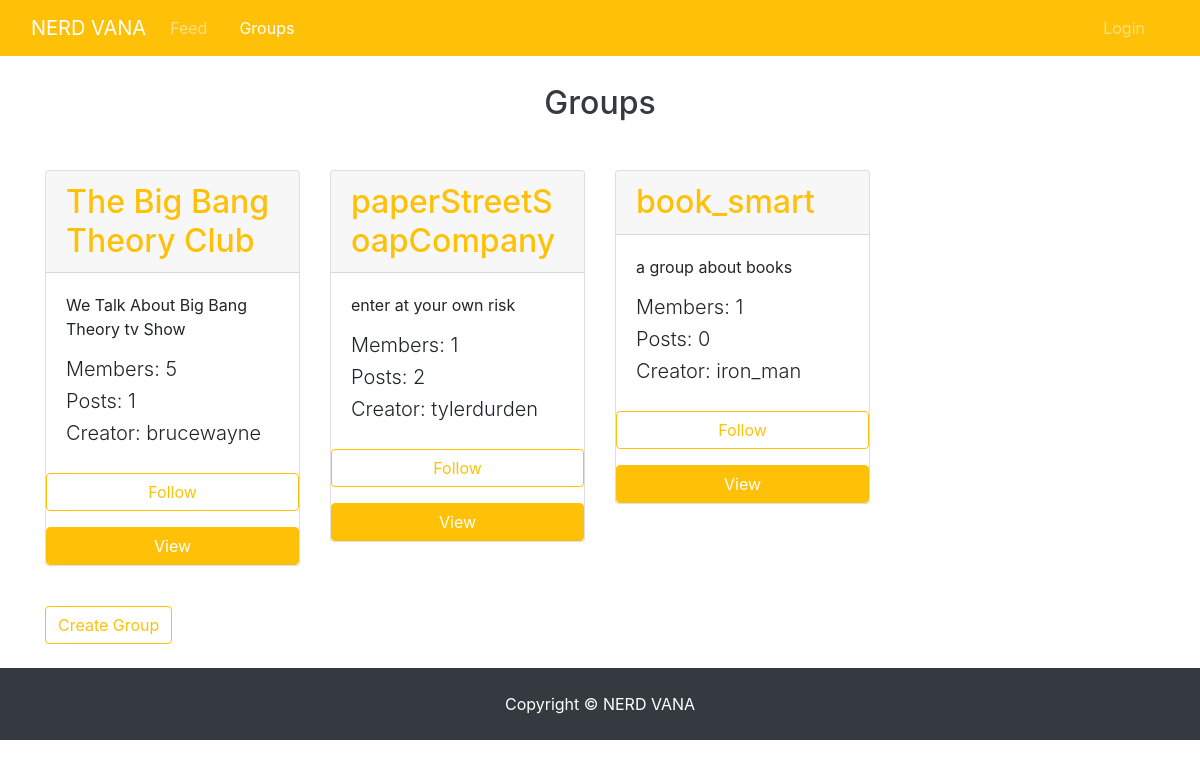
Screenshot of /group/list_group/ with the database file from the repository.
### group/models.py (models this page shows, shortened)
class Group(models.Model):
    name         = models.CharField(max_length=200)
    description  = models.TextField()
    date_created = models.DateTimeField(auto_now_add=True)
    slug         = models.SlugField()
    creator      = models.CharField(max_length=200)
    members      = models.ManyToManyField(CustomUser,related_name="members")

### group/views.py (the view)
# urls.py: path('list_group/',GroupListView.as_view(),name="list_group"),
class GroupListView(View):
    template_name="group_list.html"
    def get(self,request):
        group_list=Group.objects.all()
        context={'groups':group_list}
        return render(request,self.template_name,context)

### group/templates/group_list.html
{% extends 'user/user_base.html' %}
{% block body-block %}
<div class="container">
   <h2 class="text-dark p-4 text-center">Groups</h2>
         {% if groups %}
            <ul class="list-unstyled row">
            {% for group in groups %}
               <li class="col-md-3 mt-3">
                  <div class="card">
                  <h2 class="card-header text-warning"> {{ group.name }}</h2>
                  <div class="card-body">
                     <p class="card-text">{{ group.description }}</p>
                     <h4 class="lead">Members: {{ group.members.count }}</h4>
                     <h4 class="lead">Posts: {{ group.posts.count }}</h4>
                     <h5 class="lead">Creator: {{ group.creator }}</h5>
                  </div>
                     <a class="btn btn-outline-warning mb-3" href="{% url 'follow_group' group.pk %}"> Follow</a>
                     <a class="btn btn-warning text-white" href="{% url 'detail_group' group.pk %}"> View</a>
               </div>
               </li>
            {% endfor %}
            </ul>
         {% else %}
            <p>There are no groups to show</p>
         {% endif %}
      <h5><a class="btn btn-outline-warning mt-4" href="{% url 'create_group'  %}">Create Group</a></h5>
</div>
{% endblock %}

### rows the page displays
Group: name "The Big Bang Theory Club", description "We Talk About Big Bang Theory tv Show", members.count "5", posts.count "1", creator "brucewayne"
Group: name "paperStreetSoapCompany", description "enter at your own risk", members.count "1", posts.count "2", creator "tylerdurden"
Group: name "book_smart", description "a group about books", members.count "1", posts.count "0", creator "iron_man"
